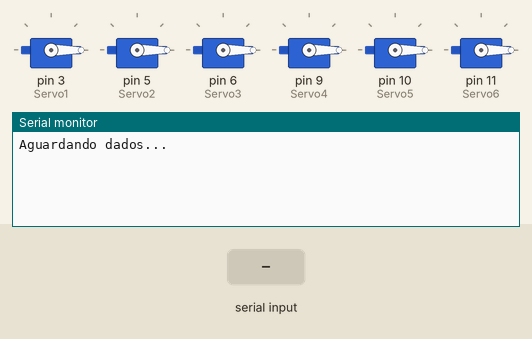
The sketch below on a simulated Arduino Uno, built with avr-gcc and run on an emulated ATmega328P. On the bench: 6 × servo, the last lines printed to the serial monitor. Inputs (shaded band) come from the test bench.

Above: at 1.2 s.
1.3 s: "90,45\n" received over Serial
At 2.5 s:
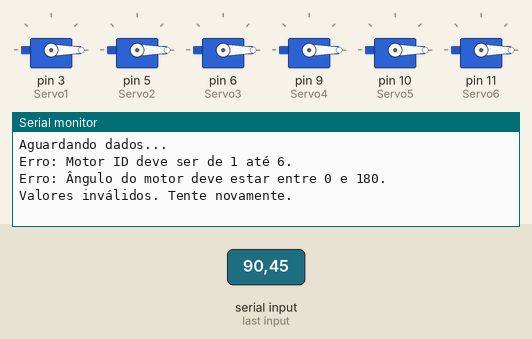
2.8 s: "30,150\n" received over Serial
At 3.8 s:
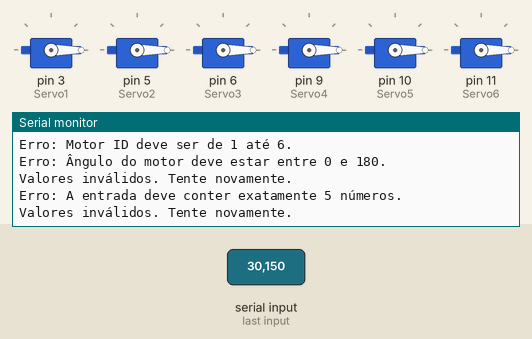

Measured:
- after the input at 1.3 s, the serial monitor: prints a new line at once (image 1)
- after the input at 2.8 s, the serial monitor: prints a new line at once (image 2)

The sketch:

sketch_0512_TesteVeloc_Acerto.ino
```cpp
#include <VarSpeedServo.h>

VarSpeedServo Servo1;
VarSpeedServo Servo2;
VarSpeedServo Servo3;
VarSpeedServo Servo4;
VarSpeedServo Servo5;
VarSpeedServo Servo6;


 const int PinA = 3;
 const int PinB = 5;
 const int PinC = 6;
 const int PinD = 9;
 const int PinE = 10;
 const int PinF = 11;


// Estrutura para encapsular os dados do motor
struct MotorData {
  int motorID;
  int motorAngle;
  int motorSpeed;
  bool isValid; // Indica se os valores são válidos
};

// Buffer para entrada serial
char receivedData[64]; // Buffer para armazenar toda a entrada recebida
int dataLength = 0;    // Comprimento dos dados recebidos

void setup() {
  Serial.begin(9600); // Inicializa a comunicação serial
  Serial.println("Aguardando dados...");

  Servo1.attach(3);
  Servo2.attach(5);
  Servo3.attach(6);
  Servo4.attach(9);
  Servo5.attach(10);
  Servo6.attach(11);

  Servo1.write(0);
  Servo2.write(0);
  Servo3.write(0);
  Servo4.write(0);
  Servo5.write(0);
  Servo6.write(0);

}

void loop() {
  // Verifica se há dados disponíveis antes de chamar a função
  if (Serial.available() > 0) {
    // Chama a função para processar a entrada e executar as ações
    MotorData motor = executarAcao();

    // Se os valores forem válidos, exibe os resultados
    if (motor.isValid) {
      Serial.print("Motor ID: ");
      Serial.println(motor.motorID);
      Serial.print("Motor Angle: ");
      Serial.println(motor.motorAngle);
      Serial.print("Motor Speed: ");
      Serial.println(motor.motorSpeed);
      Serial.println("");

// parte pra estruturar
      if (motor.motorID == 1){

        Servo1.slowmove(motor.motorAngle, motor.motorSpeed * 28);

      } else if(motor.motorID == 2){

        Servo2.slowmove(motor.motorAngle, motor.motorSpeed * 28);

      } else if(motor.motorID == 3){

        Servo3.slowmove(motor.motorAngle, motor.motorSpeed * 28);

      } else if(motor.motorID == 4){

        Servo4.slowmove(motor.motorAngle, motor.motorSpeed * 28);

      } else if(motor.motorID == 5){

        Servo5.slowmove(motor.motorAngle, motor.motorSpeed * 28);

      } else if(motor.motorID == 6){

        Servo6.slowmove(motor.motorAngle, motor.motorSpeed * 28);

      }else {

        Serial.print("Erro de Seleção de Motor ");

      }
    } else {
      Serial.println("Valores inválidos. Tente novamente.");
    }
  }
}

// Função que processa a entrada e retorna os dados do motor
MotorData executarAcao() {
  MotorData motor; // Estrutura para armazenar os valores
  motor.isValid = false; // Assume inválido por padrão

  // Lê todo o buffer serial para o vetor temporário
  dataLength = Serial.readBytesUntil('\n', receivedData, sizeof(receivedData) - 1);
  receivedData[dataLength] = '\0'; // Garante que a string termina com '\0'

  // Verifica se o comprimento dos dados recebidos é exatamente 5
  if (dataLength == 5) {
    // Converte os números recebidos
    motor.motorID = receivedData[0] - '0';                      // Primeiro número como inteiro
    motor.motorAngle = (receivedData[1] - '0') * 100 +          // Conversão para inteiro de 3 dígitos
                       (receivedData[2] - '0') * 10 +
                       (receivedData[3] - '0');
    motor.motorSpeed = receivedData[4] - '0';                   // Último número como inteiro

    // Validação dos números
    motor.isValid = true; // Assume válido até falhar em uma validação
    if (motor.motorID < 1 || motor.motorID > 6) {
      Serial.println("Erro: Motor ID deve ser de 1 até 6.");
      motor.isValid = false;
    }
    if (motor.motorAngle < 0 || motor.motorAngle > 180) {
      Serial.println("Erro: Ângulo do motor deve estar entre 0 e 180.");
      motor.isValid = false;
    }
    if (motor.motorSpeed < 1 || motor.motorSpeed > 9) {
      Serial.println("Erro: Velocidade do motor deve estar entre 1 e 9.");
      motor.isValid = false;
    }
  } else {
    Serial.println("Erro: A entrada deve conter exatamente 5 números.");
  }

  limparBuffer(); // Limpa o buffer após processar ou verificar
  return motor;   // Retorna os dados processados
}

// Função para limpar o buffer e resetar os dados
void limparBuffer() {
  memset(receivedData, 0, sizeof(receivedData)); // Limpa o array
  while (Serial.available() > 0) {
    Serial.read(); // Esvazia o buffer serial
  }
}
```
